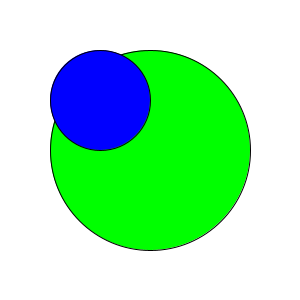
Frame 1 (no input)
Frame 60 (the mouse pressed at the canvas centre just before this capture): identical to frame 1, image omitted
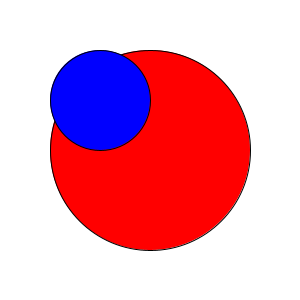
Frame 120 (the mouse held since frame 60 and released just before this capture)

The Processing sketch that drew these frames (run headless with seeded random() and noise(); from frame 60 on, the mouse is pressed at the canvas centre):

// Processing sketch: CircleHit
// ── CircleHit.pde
class Region {
  float x, y, r;
  color c;
  void draw() {
    ellipse(x, y, 2*r, 2*r);
  }
  boolean isHit(float px, float py) {
    float dx = px - x;
    float dy = py - y;
    return dx*dx + dy*dy < r*r;
  }
}

ArrayList<Region> regions;

void setup() {
  size(300, 300);
  regions = new ArrayList<Region>();
  Region r;
  
  r = new Region();
  r.x = width/2;
  r.y = height/2;
  r.r = 100;
  r.c = color(0, 255, 0);
  regions.add(r);
  
  r = new Region();
  r.x = 100;
  r.y = 100;
  r.r = 50;
  r.c = color(0, 0, 255);
  regions.add(r);
}

void draw() {
  background(255);
  int n = regions.size();
  for (int i = 0; i < n; i++) {
    Region r = regions.get(i);
    color c = r.c;
    if (r.isHit(mouseX, mouseY)) {
      c = color(255, 0, 0);
    }
    fill(c);
    r.draw();
  }
}
